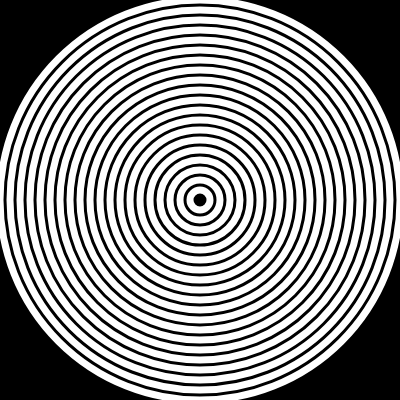
Frame 1 (no input)
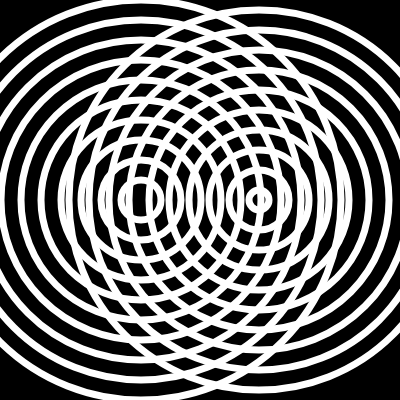
Frame 60 (no input)
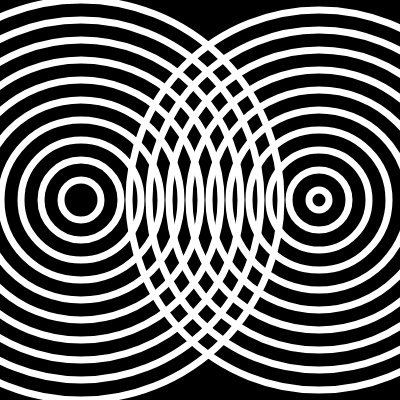
Frame 120 (the mouse pressed at the canvas centre since frame 60)

The p5.js sketch that drew these frames (run headless with seeded random() and noise() and a simulated clock; from frame 60 on, the mouse is pressed at the canvas centre):

// p5.js sketch
// ── sketch.js
var x1 = 0;
var x2 = 0;
var dx1 = 1;
var dx2 = -1;

function setup() {
  createCanvas(400, 400);
  noFill();
  stroke(255);
  strokeWeight(7);
}

function draw() {
  background(0);
  translate(width/2, height/2);

  for(var i = 0; i < 10; i++){
    ellipse(x1, 0, i * 40 + 20, i * 40 + 20);
  }

  for(var i = 0; i < 10; i++){
    ellipse(x2, 0, i * 40 + 40, i * 40 + 40);
  }

  x1 += dx1;
  x2 += dx2;

  if (x1 > 200 || x1 < -200) {
    dx1 *= -1;
  }

  if (x2 > 200 || x2 < -200) {
    dx2 *= -1;
  }
}
